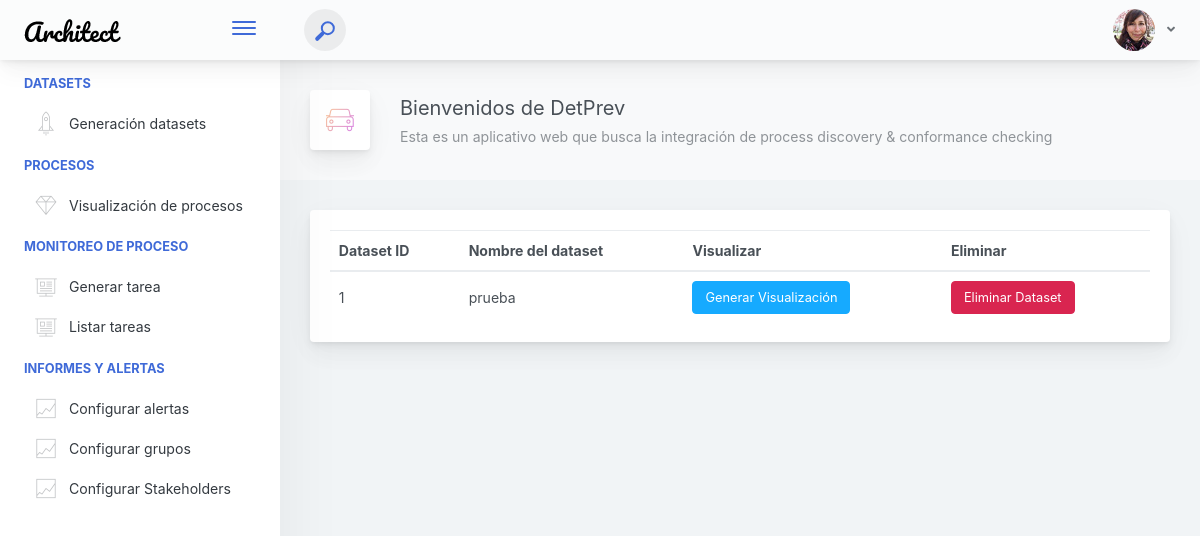
/process_generation/ (signed in), run on an earlier commit of the app's database.
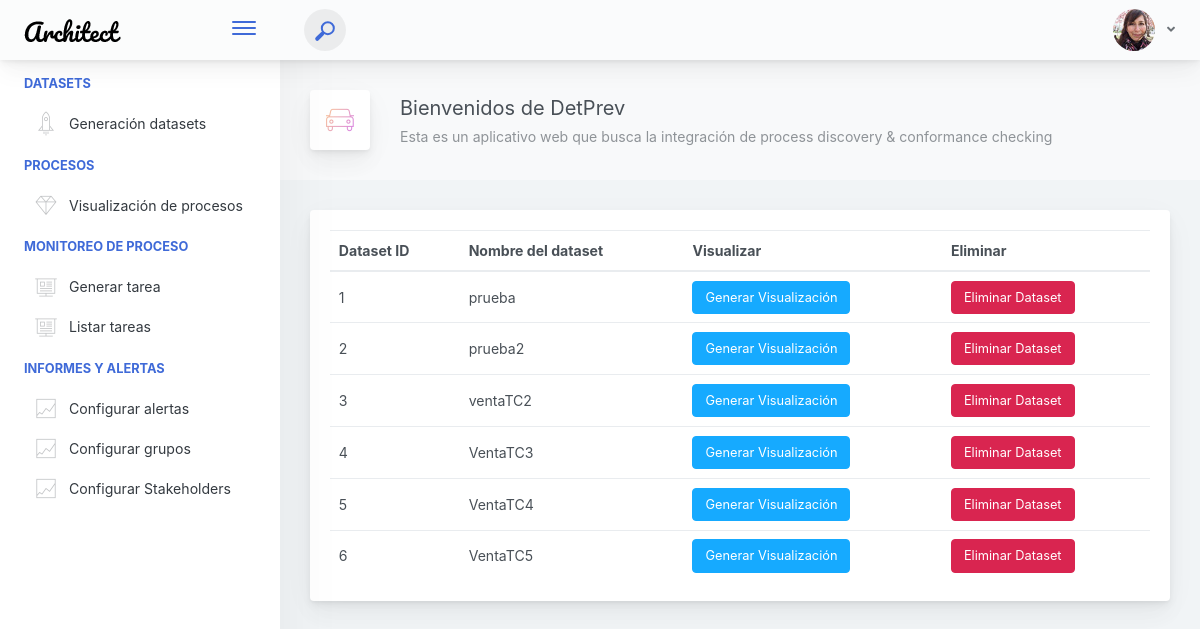
And on a later commit of the database.
### main/models.py (models this page shows)
class Dataset(models.Model):
    name=models.CharField(max_length=30,unique=True)
    user=models.ForeignKey(User,on_delete=models.CASCADE)

### main/views.py (the view)
# urls.py: path('process_generation/',process_generation_view),
@login_required
def process_generation_view(request):
    datasets = Dataset.objects.all().filter(user=request.user)
    context = {'datasets': datasets}
    return render(request, 'process_generation.html', context)

### main/templates/process_generation.html
{% extends "base.html" %}
{% load static %}
{% block content %}
<div class="main-card mb-3 card">
    <div class="card-body">
        <table class="mb-0 table" style="overflow-x:auto;">
            <thead>
                <tr>
                    <th>Dataset ID</th>
                    <th>Nombre del dataset</th>
                    <th>Visualizar</th>
                    <th>Eliminar</th>
                </tr>
            </thead>
            <tbody>
                {% for item in datasets %}
                <tr>
                    <td>{{item.id}}</td>
                    <td>{{item.name}}</td>
                    <td>
                        <form action="/process_generation/{{user.get_username}}/{{item.name}}/" method="get"><button
                                type="submit" class="btn btn-info">Generar Visualización</button></form>
                    </td>
                    <td>
                        <form action="/dataset_delete/{{user.get_username}}/{{item.name}}/" method="get"><button
                                type="submit" class="btn btn-danger">Eliminar Dataset</button></form>
                    </td>
                </tr>
                {% endfor %}
            </tbody>
        </table>
    </div>
</div>
{% endblock %}

What changed in the data, as far as the page shows it:
added Dataset: id "2", name "prueba2"
added Dataset: id "3", name "ventaTC2"
added Dataset: id "4", name "VentaTC3"
added Dataset: id "5", name "VentaTC4"
added Dataset: id "6", name "VentaTC5"
